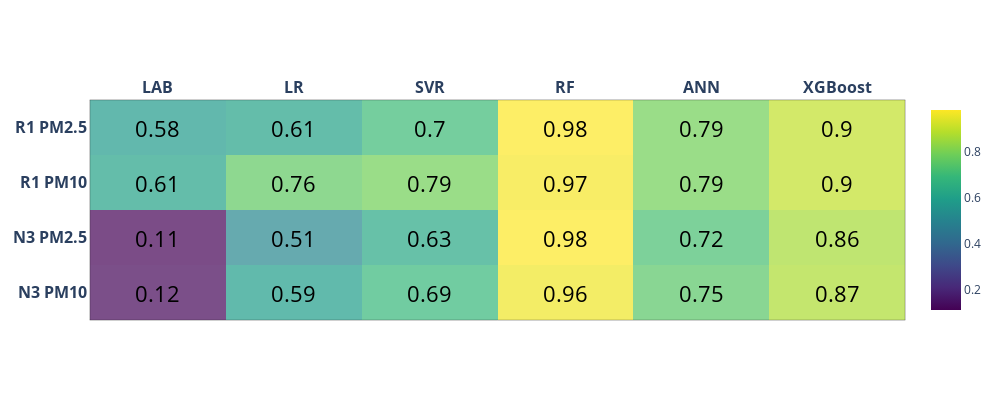

The cell this chart's notebook holds for it:
### Code cell
import plotly.graph_objects as go
from functools import reduce
from itertools import product

z=[[0.12,0.59,0.69,0.96,0.75,0.87],
  [0.11,0.51,0.63,0.98,0.72,0.86],
  [0.61,0.76,0.79,0.97,0.79,0.9],
  [0.58,0.61,0.7,0.98,0.79,0.9]]
x=['<b>LAB</b>', '<b>LR</b>', '<b>SVR</b>', '<b>RF</b>', '<b>ANN</b>','<b>XGBoost</b>']
y=['<b>N3</b>'+ ' <b>PM10</b>','<b>N3</b>'+ ' <b>PM2.5</b>' , 
   '<b>R1</b>'+ ' <b>PM10</b>','<b>R1</b>'+ ' <b>PM2.5</b>']

def get_anno_text(z_value):
    annotations=[]
    a, b = len(z_value), len(z_value[0])
    flat_z = reduce(lambda x,y: x+y, z_value) # z_value.flat if you deal with numpy
    coords = product(range(a), range(b))
    for pos, elem in zip(coords, flat_z):
        annotations.append({'font': {'color': 'black'},
                    'showarrow': False,
                    'text': str(elem),
                    'x': pos[1],
                    'y': pos[0],
                        'font.size':22   })
    return annotations

fig = go.Figure(data=go.Heatmap(
                   z=z,
                   x=x,
                   y=y,
                   hoverongaps = True, colorscale ='Viridis',opacity=0.7))#matter#

fig.update_layout(title={'text': "",
        'y':0.8,
        'x':0.5,
        'xanchor': 'center',
        'yanchor': 'top'},
           plot_bgcolor='rgba(0,0,0,0)',       
    annotations = get_anno_text(z),
                 width=1000,
height=400,xaxis={'side': 'top'})

fig.update_xaxes(tickfont = dict(size=16),linewidth=0.3, linecolor='black',
    
                 mirror=True)
fig.update_yaxes(tickfont = dict(size=16),linewidth=0.3, linecolor='black',
        
                 mirror=True)
fig.write_image("table2.pdf",engine="kaleido")
#plt.savefig("table2a.pdf", format="pdf", bbox_inches="tight")
fig.show()

### Figure 1 — Plotly figure (JSON) as saved in the notebook; plotly's stock layout.template omitted (floating-point values rounded to 4 significant figures)
{"data": [{"colorscale": [[0, "#440154"], [0.1111, "#482878"], [0.2222, "#3e4989"], [0.3333, "#31688e"], [0.4444, "#26828e"], [0.5556, "#1f9e89"], [0.6667, "#35b779"], [0.7778, "#6ece58"], [0.8889, "#b5de2b"], [1, "#fde725"]], "hoverongaps": true, "opacity": 0.7, "type": "heatmap", "x": ["<b>LAB</b>", "<b>LR</b>", "<b>SVR</b>", "<b>RF</b>", "<b>ANN</b>", "<b>XGBoost</b>"], "y": ["<b>N3</b> <b>PM10</b>", "<b>N3</b> <b>PM2.5</b>", "<b>R1</b> <b>PM10</b>", "<b>R1</b> <b>PM2.5</b>"], "z": [[0.12, 0.59, 0.69, 0.96, 0.75, 0.87], [0.11, 0.51, 0.63, 0.98, 0.72, 0.86], [0.61, 0.76, 0.79, 0.97, 0.79, 0.9], [0.58, 0.61, 0.7, 0.98, 0.79, 0.9]]}], "layout": {"annotations": [{"font": {"color": "black", "size": 22}, "showarrow": false, "text": "0.12", "x": 0, "y": 0}, {"font": {"color": "black", "size": 22}, "showarrow": false, "text": "0.59", "x": 1, "y": 0}, {"font": {"color": "black", "size": 22}, "showarrow": false, "text": "0.69", "x": 2, "y": 0}, {"font": {"color": "black", "size": 22}, "showarrow": false, "text": "0.96", "x": 3, "y": 0}, {"font": {"color": "black", "size": 22}, "showarrow": false, "text": "0.75", "x": 4, "y": 0}, {"font": {"color": "black", "size": 22}, "showarrow": false, "text": "0.87", "x": 5, "y": 0}, {"font": {"color": "black", "size": 22}, "showarrow": false, "text": "0.11", "x": 0, "y": 1}, {"font": {"color": "black", "size": 22}, "showarrow": false, "text": "0.51", "x": 1, "y": 1}, {"font": {"color": "black", "size": 22}, "showarrow": false, "text": "0.63", "x": 2, "y": 1}, {"font": {"color": "black", "size": 22}, "showarrow": false, "text": "0.98", "x": 3, "y": 1}, {"font": {"color": "black", "size": 22}, "showarrow": false, "text": "0.72", "x": 4, "y": 1}, {"font": {"color": "black", "size": 22}, "showarrow": false, "text": "0.86", "x": 5, "y": 1}, {"font": {"color": "black", "size": 22}, "showarrow": false, "text": "0.61", "x": 0, "y": 2}, {"font": {"color": "black", "size": 22}, "showarrow": false, "text": "0.76", "x": 1, "y": 2}, {"font": {"color": "black", "size": 22}, "showarrow": false, "text": "0.79", "x": 2, "y": 2}, {"font": {"color": "black", "size": 22}, "showarrow": false, "text": "0.97", "x": 3, "y": 2}, {"font": {"color": "black", "size": 22}, "showarrow": false, "text": "0.79", "x": 4, "y": 2}, {"font": {"color": "black", "size": 22}, "showarrow": false, "text": "0.9", "x": 5, "y": 2}, {"font": {"color": "black", "size": 22}, "showarrow": false, "text": "0.58", "x": 0, "y": 3}, {"font": {"color": "black", "size": 22}, "showarrow": false, "text": "0.61", "x": 1, "y": 3}, {"font": {"color": "black", "size": 22}, "showarrow": false, "text": "0.7", "x": 2, "y": 3}, {"font": {"color": "black", "size": 22}, "showarrow": false, "text": "0.98", "x": 3, "y": 3}, {"font": {"color": "black", "size": 22}, "showarrow": false, "text": "0.79", "x": 4, "y": 3}, {"font": {"color": "black", "size": 22}, "showarrow": false, "text": "0.9", "x": 5, "y": 3}], "height": 400, "plot_bgcolor": "rgba(0,0,0,0)", "title": {"text": "", "x": 0.5, "xanchor": "center", "y": 0.8, "yanchor": "top"}, "width": 1000, "xaxis": {"linecolor": "black", "linewidth": 0.3, "mirror": true, "side": "top", "tickfont": {"size": 16}}, "yaxis": {"linecolor": "black", "linewidth": 0.3, "mirror": true, "tickfont": {"size": 16}}}}
